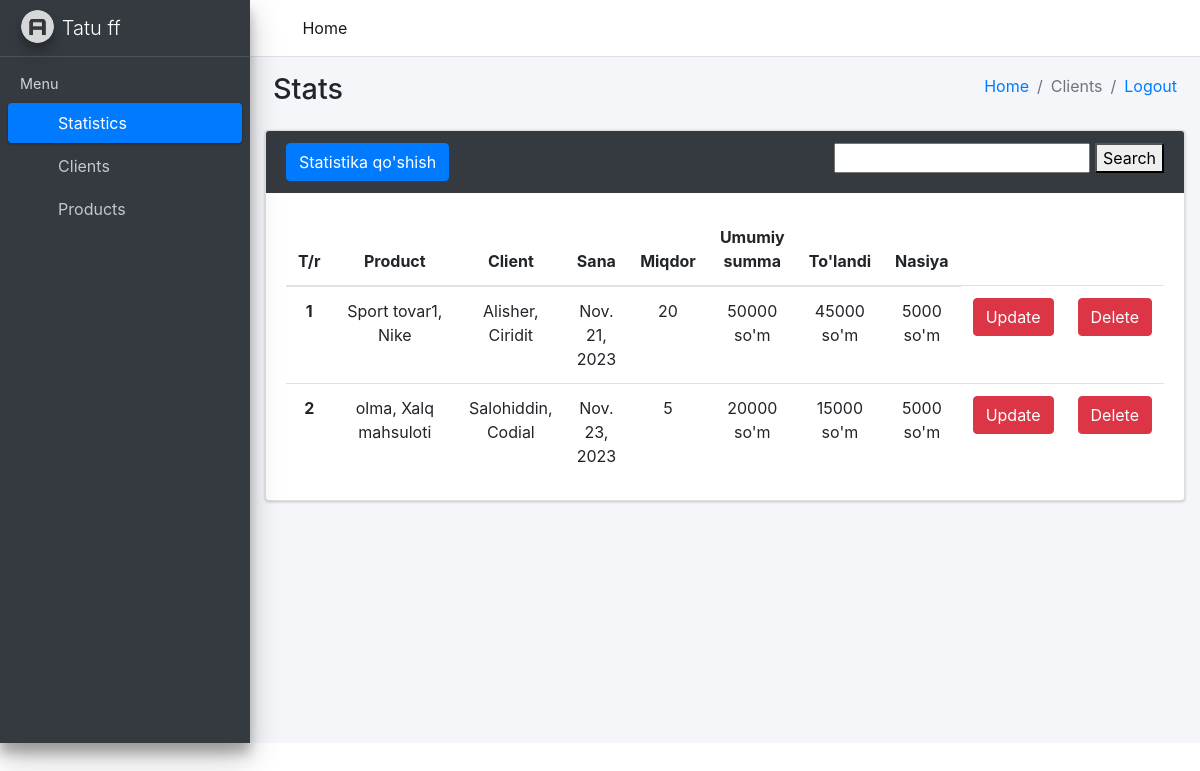
The page /stats/statislar/ (signed in) on the database its author committed.
### accounts/models.py (models this page shows, shortened)
class Ombor(AbstractUser):
    ism = models.CharField(max_length=30, blank=True)
    nom = models.CharField(max_length=30, blank=True)
    manzil = models.CharField(max_length=30, blank=True)
    soha = models.CharField(max_length=30, blank=True)
    tel = models.CharField(max_length=30, blank=True)

### stats/models.py (models this page shows, shortened)
class Statistika(models.Model):
    mahsulot = models.ForeignKey(Mahsulot, on_delete=models.SET_NULL, null=True)
    mijoz = models.ForeignKey(Mijoz, on_delete=models.SET_NULL, null=True)
    miqdor = models.PositiveSmallIntegerField(default=1)
    summa = models.PositiveSmallIntegerField()
    tolangan_summa = models.PositiveSmallIntegerField()
    sana = models.DateField(null=True, auto_now_add=True)
    nasiya = models.PositiveSmallIntegerField(default=0)
    ombor = models.ForeignKey(Ombor, on_delete=models.SET_NULL, null=True)

### asosiy/models.py (models this page shows, shortened)
class Mahsulot(models.Model):
    nom = models.CharField(max_length=50)
    brend = models.CharField(max_length=50)
    olchov = models.CharField(max_length=50)
    narx = models.PositiveIntegerField()
    miqdor = models.PositiveSmallIntegerField()
    kelgan_sana = models.DateField(null=True, blank=True)
    ombor = models.ForeignKey(Ombor, on_delete=models.CASCADE)

class Mijoz(models.Model):
    ism = models.CharField(max_length=30)
    nom = models.CharField(max_length=50)
    manzil = models.CharField(max_length=50)
    tel = models.CharField(max_length=15)
    ombor = models.ForeignKey(Ombor, on_delete=models.CASCADE)
    qarz = models.PositiveIntegerField(default=0)

### stats/views.py (the view, shortened to what this page needs)
# urls.py: path("statislar/", StatisView.as_view()),
class StatisView(View):
    def get(self, request):
        if request.user.is_authenticated:
            natija = Statistika.objects.filter(ombor=request.user)
            soz = request.GET.get("soz")
            if soz:
                natija = natija.filter(mahsulot__nom__contains=soz
                                       ) | natija.filter(mahsulot__brend__contains=soz
                                       ) | natija.filter(mijoz__ism__contains=soz
                                       ) | natija.filter(mijoz__nom__contains=soz)
            content = {
                "statistikalar": natija,
                "mahsulotlar": Mahsulot.objects.filter(ombor=request.user),
                "mijozlar": Mijoz.objects.filter(ombor=request.user),
                "nom": request.user.nom.capitalize()
            }
            return render(request, "stats.html", content)
        return redirect("/")

### templates/stats.html (shortened to what this page needs)
<!DOCTYPE html>
<html lang="en">
<head>
    {% load static %}
    <link rel="stylesheet" href="{% static 'plugins/fontawesome-free/css/all.min.css' %}">
    <link rel="stylesheet" href="https://code.ionicframework.com/ionicons/2.0.1/css/ionicons.min.css">
    <link rel="stylesheet" href="{% static 'dist/css/adminlte.min.css' %}">
    <link rel="stylesheet" href="https://maxcdn.bootstrapcdn.com/bootstrap/4.5.2/css/bootstrap.min.css">
</head>
<body class="hold-transition sidebar-mini">
<div class="wrapper">
    <nav class="main-header navbar navbar-expand navbar-white navbar-light">
        <ul class="navbar-nav">
            <li class="nav-item">
                <a class="nav-link" data-widget="pushmenu" href="#" role="button"><i class="fas fa-bars"></i></a>
            </li>
            <li class="nav-item d-none d-sm-inline-block">
                <a href="/asosiy/bolimlar/" class="nav-link active">Home</a>
            </li>
        </ul>
    </nav>
    <aside class="main-sidebar sidebar-dark-primary elevation-4">
        <a href="../index.html" class="brand-link">
            <img src="{% static 'dist/img/AdminLTELogo.png' %}" alt="AdminLTE Logo"
                 class="brand-image img-circle elevation-3" style="opacity: .8">
            <span class="brand-text font-weight-light">{{ nom }}</span>
        </a>
        <div class="sidebar">
            <nav class="mt-2">
                <ul class="nav nav-pills nav-sidebar flex-column" data-widget="treeview" role="menu"
                    data-accordion="false">
                    <li class="nav-header">Menu</li>
                    <li class="nav-item">
                        <a href="/stats/statislar/" class="nav-link active">
                            <i class="nav-icon far fa-circle text-warning"></i>
                            <p>Statistics</p>
                        </a>
                    </li>
                    <li class="nav-item">
                        <a href="/asosiy/clientlar/" class="nav-link">
                            <i class="nav-icon far fa-circle text-danger"></i>
                            <p class="text">Clients</p>
                        </a>
                    </li>
                    <li class="nav-item">
                        <a href="/asosiy/mahsulotlar/" class="nav-link">
                            <i class="nav-icon far fa-circle text-info"></i>
                            <p>Products</p>
                        </a>
                    </li>
                </ul>
            </nav>
        </div>
    </aside>
    <div class="content-wrapper">
        <div class="content-header">
            <div class="container-fluid">
                <div class="row mb-2">
                    <div class="col-sm-6">
                        <h1 class="m-0">Stats</h1>
                    </div>
                    <div class="col-sm-6">
                        <ol class="breadcrumb float-sm-right">
                            <li class="breadcrumb-item"><a href="/asosiy/bolimlar/">Home</a></li>
                            <li class="breadcrumb-item active">Clients</li>
                            <li class="breadcrumb-item"><a href="/accounts/logout/">Logout</a></li>
                        </ol>
                    </div>
                </div>
            </div>
        </div>
        <div class="col-md-12">
            <div class="card card-dark">
                <div class="card-header border-0">
                    <div class="d-flex justify-content-between">
                        <button type="submit" class="btn btn-primary" data-toggle="modal" data-target="#myModal">
                            Statistika qo'shish
                        </button>
                        <form method="get">
                            <input name="soz" type="text">
                             <button type="submit">Search</button>
                        </form>
                    </div>
                </div>
                <div class="card-body">
                    <table class="table" style="text-align: center;">
                        <thead>
                        <tr>
                            <th scope="col" style="width: 15px">T/r</th>
                            <th scope="col" style="width: 255px; text-align: center;">Product</th>
                            <th scope="col" style="text-align: center;">Client</th>
                            <th scope="col" style="text-align: center;">Sana</th>
                            <th scope="col" style="text-align: center;">Miqdor</th>
                            <th scope="col" style="text-align: center;">Umumiy summa</th>
                            <th scope="col" style="text-align: center;">To'landi</th>
                            <th scope="col" style="text-align: center;">Nasiya</th>
                        </tr>
                        </thead>
                        <tbody>
                        {% for statistika in statistikalar %}
                        <tr>
                            <th scope="row">{{ forloop.counter }}</th>
                            <td>{{ statistika.mahsulot.nom }}, {{ statistika.mahsulot.brend }}</td>
                            <td>{{ statistika.mijoz.ism }}, {{ statistika.mijoz.nom }}</td>
                            <td>{{ statistika.sana }}</td>
                            <td>{{ statistika.miqdor }}</td>
                            <td>{{ statistika.summa }} so'm</td>
                            <td>{{ statistika.tolangan_summa }} so'm</td>
                            <td>{{ statistika.nasiya }} so'm</td>
                            <td><a href="/stats/stats_update/{{ statistika.id }}/">
                                <button type="submit" class="btn btn-danger" data-toggle="modal">Update</button>
                            </a></td>
                            <td><a href="/stats/stats_delete/{{ statistika.id }}/">
                                <button type="submit" class="btn btn-danger" data-toggle="modal">Delete</button>
                            </a></td>
                        </tr>
                        {% endfor %}
                        </tbody>
                    </table>
                </div>
            </div>
        </div>
</body>
</html>

### rows shown on the page
Ombor: nom "Tatu ff"
Statistika: mahsulot.nom "Sport tovar1", mahsulot.brend "Nike", mijoz.ism "Alisher", mijoz.nom "Ciridit", sana "Nov. 21, 2023", miqdor "20", summa "50000", tolangan_summa "45000", nasiya "5000"
Statistika: mahsulot.nom "olma", mahsulot.brend "Xalq mahsuloti", mijoz.ism "Salohiddin", mijoz.nom "Codial", sana "Nov. 23, 2023", miqdor "5", summa "20000", tolangan_summa "15000", nasiya "5000"
